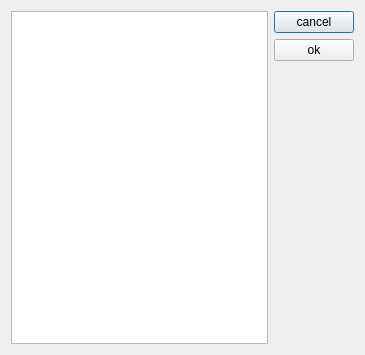
<?xml version="1.0" encoding="UTF-8"?>
<ui version="4.0">
 <class>Plot2Table</class>
 <widget class="QDialog" name="Plot2Table">
  <property name="geometry">
   <rect>
    <x>0</x>
    <y>0</y>
    <width>365</width>
    <height>355</height>
   </rect>
  </property>
  <property name="windowTitle">
   <string>Plot to table dialog</string>
  </property>
  <property name="windowIcon">
   <iconset resource="../Ressources.qrc">
    <normaloff>:/Icons/Icons/spreadsheet7.svg</normaloff>:/Icons/Icons/spreadsheet7.svg</iconset>
  </property>
  <layout class="QGridLayout" name="gridLayout">
   <item row="0" column="0">
    <layout class="QHBoxLayout" name="horizontalLayout">
     <item>
      <widget class="QTreeView" name="treeView">
       <property name="toolTip">
        <string>&lt;html&gt;&lt;head/&gt;&lt;body&gt;&lt;p&gt;tick/untick the fields to save&lt;/p&gt;&lt;/body&gt;&lt;/html&gt;</string>
       </property>
      </widget>
     </item>
     <item>
      <layout class="QVBoxLayout" name="verticalLayout">
       <item>
        <widget class="QPushButton" name="cancelbutton">
         <property name="text">
          <string>cancel</string>
         </property>
         <property name="icon">
          <iconset resource="../Ressources.qrc">
           <normaloff>:/Icons/Icons/cancel4.svg</normaloff>:/Icons/Icons/cancel4.svg</iconset>
         </property>
        </widget>
       </item>
       <item>
        <widget class="QPushButton" name="okbutton">
         <property name="enabled">
          <bool>true</bool>
         </property>
         <property name="text">
          <string>ok</string>
         </property>
         <property name="icon">
          <iconset resource="../Ressources.qrc">
           <normaloff>:/Icons/Icons/check46.svg</normaloff>:/Icons/Icons/check46.svg</iconset>
         </property>
        </widget>
       </item>
       <item>
        <spacer name="verticalSpacer">
         <property name="orientation">
          <enum>Qt::Vertical</enum>
         </property>
         <property name="sizeHint" stdset="0">
          <size>
           <width>20</width>
           <height>40</height>
          </size>
         </property>
        </spacer>
       </item>
      </layout>
     </item>
    </layout>
   </item>
  </layout>
 </widget>
 <resources>
  <include location="../Ressources.qrc"/>
 </resources>
 <connections/>
</ui>
